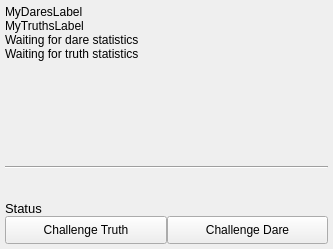
<?xml version="1.0" encoding="UTF-8"?>
<ui version="4.0">
 <class>TodGameWidgetUi</class>
 <widget class="QWidget" name="TodGameWidgetUi">
  <property name="geometry">
   <rect>
    <x>0</x>
    <y>0</y>
    <width>333</width>
    <height>249</height>
   </rect>
  </property>
  <property name="sizePolicy">
   <sizepolicy hsizetype="Expanding" vsizetype="Expanding">
    <horstretch>0</horstretch>
    <verstretch>0</verstretch>
   </sizepolicy>
  </property>
  <property name="windowTitle">
   <string>Form</string>
  </property>
  <property name="styleSheet">
   <string notr="true"/>
  </property>
  <layout class="QVBoxLayout" name="verticalLayout">
   <property name="spacing">
    <number>0</number>
   </property>
   <property name="leftMargin">
    <number>5</number>
   </property>
   <property name="topMargin">
    <number>5</number>
   </property>
   <property name="rightMargin">
    <number>5</number>
   </property>
   <property name="bottomMargin">
    <number>5</number>
   </property>
   <item>
    <widget class="QLabel" name="MyDaresLabel">
     <property name="text">
      <string>MyDaresLabel</string>
     </property>
    </widget>
   </item>
   <item>
    <widget class="QLabel" name="MyTruthsLabel">
     <property name="text">
      <string>MyTruthsLabel</string>
     </property>
    </widget>
   </item>
   <item>
    <widget class="QLabel" name="FriendDaresLabel">
     <property name="text">
      <string>Waiting for dare statistics</string>
     </property>
    </widget>
   </item>
   <item>
    <widget class="QLabel" name="FriendTruthsLabel">
     <property name="text">
      <string>Waiting for truth statistics</string>
     </property>
    </widget>
   </item>
   <item>
    <widget class="VidWidget" name="TruthOrDareWidget" native="true">
     <property name="sizePolicy">
      <sizepolicy hsizetype="Expanding" vsizetype="Expanding">
       <horstretch>0</horstretch>
       <verstretch>0</verstretch>
      </sizepolicy>
     </property>
    </widget>
   </item>
   <item>
    <widget class="Line" name="line_2">
     <property name="orientation">
      <enum>Qt::Horizontal</enum>
     </property>
    </widget>
   </item>
   <item>
    <layout class="QHBoxLayout" name="horizontalLayout_2">
     <item>
      <widget class="VxLabel" name="m_ChallengeImageLabel">
       <property name="sizePolicy">
        <sizepolicy hsizetype="Fixed" vsizetype="Fixed">
         <horstretch>0</horstretch>
         <verstretch>0</verstretch>
        </sizepolicy>
       </property>
       <property name="minimumSize">
        <size>
         <width>32</width>
         <height>32</height>
        </size>
       </property>
       <property name="maximumSize">
        <size>
         <width>32</width>
         <height>32</height>
        </size>
       </property>
       <property name="styleSheet">
        <string notr="true"/>
       </property>
       <property name="text">
        <string/>
       </property>
      </widget>
     </item>
     <item>
      <widget class="QLabel" name="m_ChallengeTextLabel">
       <property name="font">
        <font>
         <pointsize>11</pointsize>
        </font>
       </property>
       <property name="styleSheet">
        <string notr="true"/>
       </property>
       <property name="text">
        <string/>
       </property>
      </widget>
     </item>
    </layout>
   </item>
   <item>
    <widget class="QLabel" name="m_TodStatusLabel">
     <property name="sizePolicy">
      <sizepolicy hsizetype="Expanding" vsizetype="Preferred">
       <horstretch>0</horstretch>
       <verstretch>0</verstretch>
      </sizepolicy>
     </property>
     <property name="font">
      <font>
       <pointsize>10</pointsize>
      </font>
     </property>
     <property name="styleSheet">
      <string notr="true"/>
     </property>
     <property name="text">
      <string>Status</string>
     </property>
    </widget>
   </item>
   <item>
    <layout class="QHBoxLayout" name="horizontalLayout">
     <item>
      <widget class="VxPushButton" name="m_TruthButton">
       <property name="sizePolicy">
        <sizepolicy hsizetype="Expanding" vsizetype="Fixed">
         <horstretch>0</horstretch>
         <verstretch>0</verstretch>
        </sizepolicy>
       </property>
       <property name="minimumSize">
        <size>
         <width>0</width>
         <height>28</height>
        </size>
       </property>
       <property name="maximumSize">
        <size>
         <width>16777215</width>
         <height>28</height>
        </size>
       </property>
       <property name="text">
        <string>Challenge Truth</string>
       </property>
      </widget>
     </item>
     <item>
      <widget class="VxPushButton" name="m_DareButton">
       <property name="sizePolicy">
        <sizepolicy hsizetype="Expanding" vsizetype="Fixed">
         <horstretch>0</horstretch>
         <verstretch>0</verstretch>
        </sizepolicy>
       </property>
       <property name="minimumSize">
        <size>
         <width>0</width>
         <height>28</height>
        </size>
       </property>
       <property name="maximumSize">
        <size>
         <width>16777215</width>
         <height>28</height>
        </size>
       </property>
       <property name="text">
        <string>Challenge Dare</string>
       </property>
      </widget>
     </item>
    </layout>
   </item>
  </layout>
 </widget>
 <customwidgets>
  <customwidget>
   <class>VxLabel</class>
   <extends>QLabel</extends>
   <header>VxLabel.h</header>
  </customwidget>
  <customwidget>
   <class>VidWidget</class>
   <extends>QWidget</extends>
   <header>VidWidget.h</header>
   <container>1</container>
  </customwidget>
  <customwidget>
   <class>VxPushButton</class>
   <extends>QPushButton</extends>
   <header>VxPushButton.h</header>
  </customwidget>
 </customwidgets>
 <resources/>
 <connections/>
</ui>
